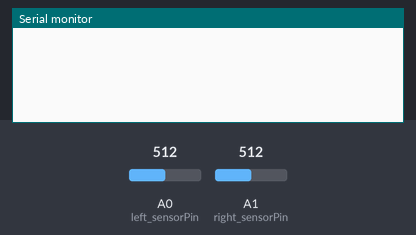
A sketch run on a simulated Arduino Uno, built with avr-gcc and run on an emulated ATmega328P. Shown: the last lines printed to the serial monitor. Inputs (shaded band) come from the test bench; at power-on: A0 (left_sensorPin) = 512, A1 (right_sensorPin) = 512.

Above: at 1.2 s.
1.3 s: A0 (left_sensorPin) set to 306
At 2.1 s:
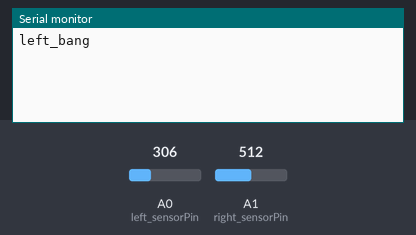
2.8 s: A1 (right_sensorPin) set to 306
At 3.2 s:
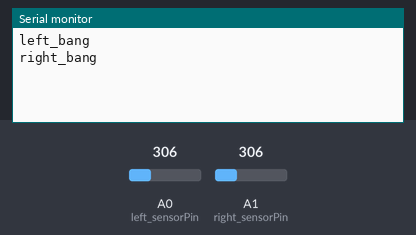

Measured:
- after the input at 1.3 s, the serial monitor: prints a new line at once (image 1)
- after the input at 2.8 s, the serial monitor: prints a new line at once (image 2)

The sketch:

peak_detect1.ino
```cpp
int left_sensorPin = A0;        // Pin to read from
int right_sensorPin = A1;

//int left_previousSample = 0;   // Value of the sensor the last time around
//int right_previousSample = 0;
//
//int threshold = 500;      // Threshold sample value
//
//// For method 2 only
//int previousState = 0;
//int hysteresis = 50;

// For method 3 only
int left_peakValue = 0;
int right_peakValue = 0;

int thresholdToTrigger = 500;
int amountBelowPeak = 100;
int rolloffRate = 1;

int left_triggered = 0;
int right_triggered = 0;
int left_bang = 0;
int right_bang = 0;

void setup() {
  Serial.begin(9600);  // Turn on the serial port
}

void loop() {
  int left_currentSample = analogRead(left_sensorPin);
  int right_currentSample = analogRead(right_sensorPin);
//  Serial.println("left: "+String(left_currentSample)+"right: "+String(right_currentSample));

  // METHOD 1: Simple thresholding
//  if(currentSample > threshold && previousSample <= threshold)
//    Serial.println("bang");
//  previousSample = currentSample;


  // METHOD 2: Thresholding with hysteresis
  // Hint: use the hysteresis variable that has already been defined for you.
//  if(previousState == 0) {
//    // Previous state was below the threshold
//    if(currentSample > threshold) {
//      // State crossed the threshold in the positive direction. Send trigger.
//      previousState = 1;
//      Serial.println("bang");
//    }
//  }
//  else {
//    if(currentSample < threshold-hysteresis)
//      previousState = 0;
//  }

  // METHOD 3: peak detection. Look for a downward trend in the data
  // when the current value is above a minimum threshold. A decrease from
  // the last sample to this one means the last sample was a peak. We use
  // the threshold to make sure the peak was sufficiently high to not just
  // be noise. The disadvantage here is that the triggering is slower since
  // we have to wait for *after* the peak passes to figure out it happened.
  // But the advantage is that we can measure its exact height.

  if(left_currentSample > left_peakValue) { // Record the highest incoming sample
    left_peakValue = left_currentSample;
    left_triggered = 0;
  }
  else if(left_peakValue >= rolloffRate) // But have the peak value decay over time
    left_peakValue -= rolloffRate;       // so we can catch the next peak later

  if(right_currentSample > right_peakValue) {
    right_peakValue = right_currentSample;
    right_triggered = 0;
  }
  else if(right_peakValue >= rolloffRate)
    right_peakValue -= rolloffRate;

  if(left_triggered==0 && left_peakValue>=thresholdToTrigger && left_currentSample<left_peakValue-amountBelowPeak) {
    left_bang = 1;  // Serial.println(peakValue);
    Serial.println("left_bang");
    left_triggered = 1; // Indicate that we've triggered and wait for the next peak before triggering
                   // again.
  }else{
    left_bang = 0;
    }

  if(right_triggered==0 && right_peakValue>=thresholdToTrigger && right_currentSample<right_peakValue-amountBelowPeak) {
    right_bang = 1; //  Serial.println(peakValue);
    Serial.println("right_bang");
    right_triggered = 1; // Indicate that we've triggered and wait for the next peak before triggering
                   // again.
  }else{
    right_bang = 0;
    }

//  Serial.println("L"+String(left_bang)+"R"+String(right_bang));
  delay(1);
}
```
